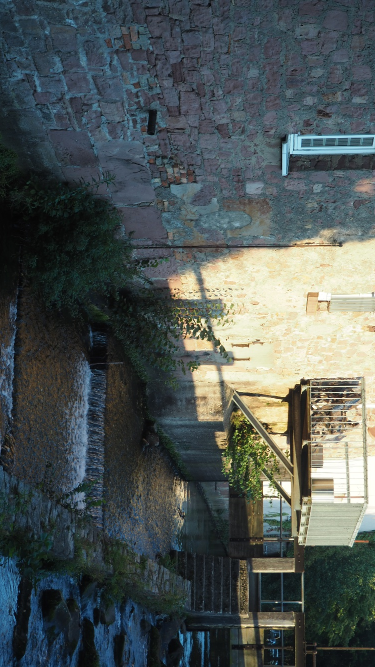
#> input picture stitching-main - Copy/stitching-main/tests/testdata/weir_1.jpg, 750 x 1333 px, found by its file name (shown at 1/2 size)
$ python overlayTexture.py
#> lines starting #> are read from the running program, lines starting #| are printed output that depends on the picture; after the words box and inside, x2 and y2 are one past the last pixel; in counts of white or black regions, pixels touching at a corner belong together; pictures that were not available may be replaced by others from this repository, and a replacement may not be noted
import cv2
import os
import numpy as np

def overlay_texture(texture_path, image_paths, output_folder='output'):
    # Create output folder if it doesn't exist
#> called with texture_path = 'weir_1.jpg', output_folder = 'output'
    if not os.path.exists(output_folder):
        os.makedirs(output_folder)

    # Load texture image
    texture = cv2.imread(texture_path)
#> texture is the input picture: shape (1333, 750, 3); mean B, G, R 85.2, 86.4, 78.1
    texture_height, texture_width, _ = texture.shape
#> texture_height = 1333; texture_width = 750

    # Loop through the list of images
    for i, image_path in enumerate(image_paths):
        # Load the image
        image = cv2.imread(image_path)
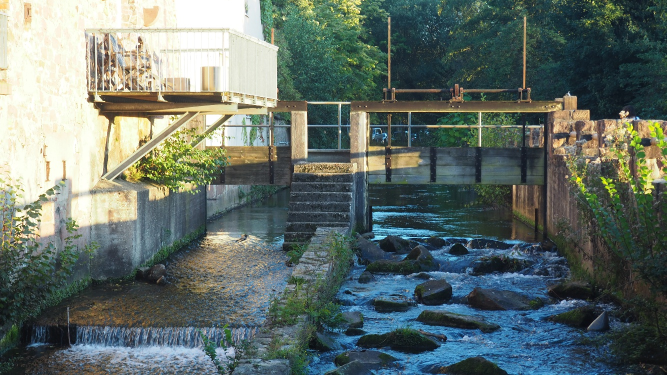
#> input picture stitching-main - Copy/stitching-main/tests/testdata/weir_2.jpg, 1333 x 750 px, given in place of PhoneArm1.jpg, which was not available (shown at 1/2 size)
#> image is the input picture: shape (750, 1333, 3); mean B, G, R 106.2, 111.9, 99.4
        image_height, image_width, _ = image.shape
#> image_height = 750; image_width = 1333

        # Calculate the overlap size (10% of the texture size)
        overlap_size = int(0.1 * texture_height)
#> overlap_size = 133

        # Resize the texture to match the overlap size
        texture_resized = cv2.resize(texture, (image_width, overlap_size))
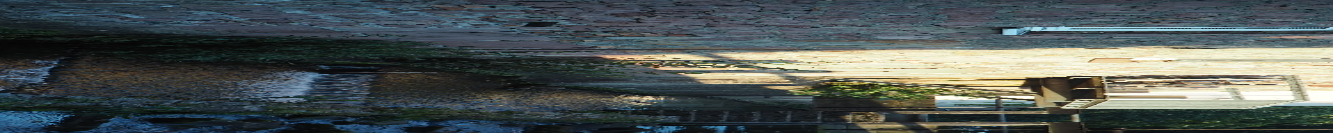
#> texture_resized: shape (133, 1333, 3); mean B, G, R 85.5, 86.7, 78.4

        # Create a mask for the texture
        mask = (texture_resized[:, :, 0] != 0)
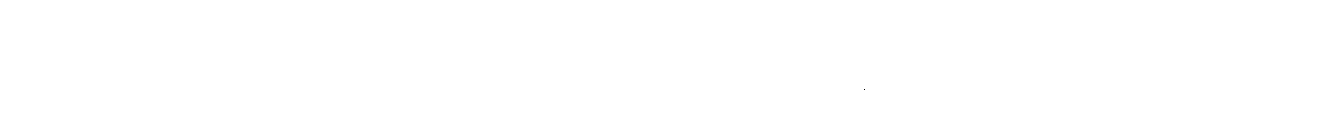
#> mask: shape (133, 1333) bool; 100% white; black in thin lines or dots, all inside (x1, y1, x2, y2) = (864, 89, 865, 90)

        # Calculate the region to overlay on the image
        start_row = max(0, i * overlap_size)
#> start_row = 0
        end_row = min(image_height, start_row + overlap_size)
#> end_row = 133

        # Resize the mask to match the region size
        mask_resized = cv2.resize(mask.astype(np.uint8), (image_width, end_row - start_row))

        # Overlay the texture on the image
        image[start_row:end_row, :, :] = (1 - mask_resized[:, :, None]) * image[start_row:end_row, :, :] + \
                                          mask_resized[:, :, None] * texture_resized
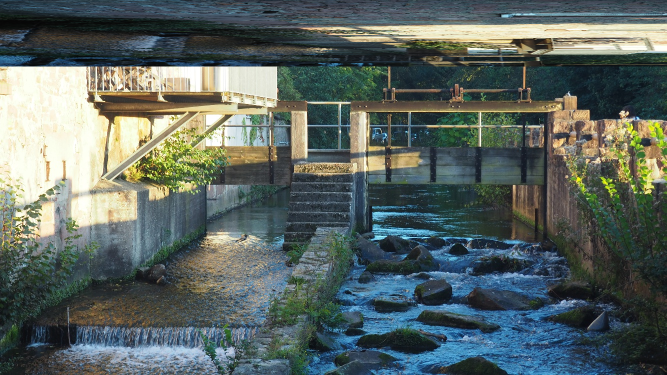
#> image: shape (750, 1333, 3) (shown at 1/2 size); 17.73% of pixels changed, all inside (x1, y1, x2, y2) = (0, 0, 1333, 133)

        # Save the resulting image
        output_path = os.path.join(output_folder, f'output_image_{i + 1}.png')
        cv2.imwrite(output_path, image)
#> pass 2 of the loop in overlay_texture, `for i, image_path in enumerate(image_paths):`:
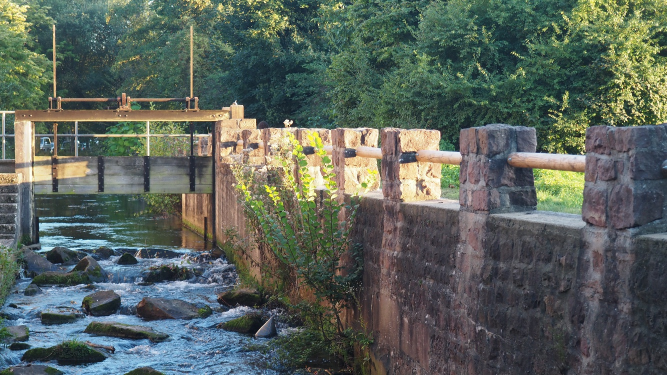
#> input picture stitching-main - Copy/stitching-main/tests/testdata/weir_3.jpg, 1333 x 750 px, given in place of PhoneArm2.jpg, which was not available (shown at 1/2 size)
#> in overlay_texture, image is the input picture: shape (750, 1333, 3); mean B, G, R 92.6, 99.9, 90.7
#> in overlay_texture, `image[start_row:end_row, :, :] = (1 - mask_resized[:, :, None]) * imag..`:
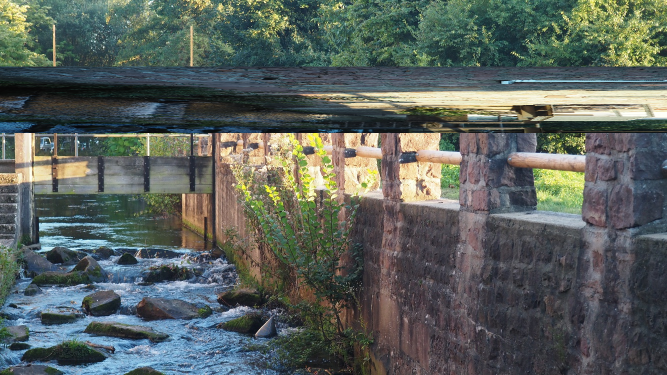
#> image: shape (750, 1333, 3) (shown at 1/2 size); 17.73% of pixels changed, all inside (x1, y1, x2, y2) = (0, 133, 1333, 266)


if __name__ == "__main__":
    # Provide the path to the texture image and the list of image paths
    texture_path = 'weir_1.jpg'
    image_paths = ['PhoneArm1.jpg', 'PhoneArm2.jpg', 'PhoneArm3.jpg']

    # Overlay the texture onto each image
    overlay_texture(texture_path, image_paths)
